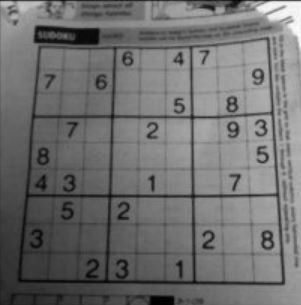
#> input picture Filtrelemeİslemleri/sudoku.JPG, 301 x 305 px
$ python adaptivethresholding.py
#> lines starting #> are read from the running program, lines starting #| are printed output that depends on the picture; after the words box and inside, x2 and y2 are one past the last pixel; in counts of white or black regions, pixels touching at a corner belong together
import cv2
import numpy as np
from matplotlib import pyplot as plt

img=cv2.imread('sudoku.JPG',0)
#> img is the input picture: shape (305, 301); min 0, max 253, mean 111.1
img =cv2.medianBlur(img,5)
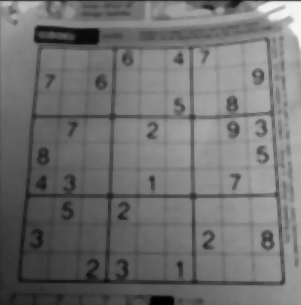
#> img: shape (305, 301); min 0, max 249, mean 112.3

ret, th1=cv2.threshold(img,127,255,cv2.THRESH_BINARY)
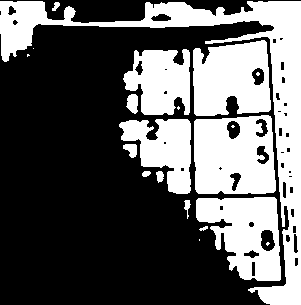
#> th1: shape (305, 301); 37.3% white; 20 white regions (7 under 20 px), largest, box (x1, y1, x2, y2) and area: (0, 1, 301, 305) 12302, (194, 115, 276, 194) 5498, (193, 40, 271, 116) 4815
th2=cv2.adaptiveThreshold(img,255,cv2.ADAPTIVE_THRESH_MEAN_C,cv2.THRESH_BINARY,9,2)
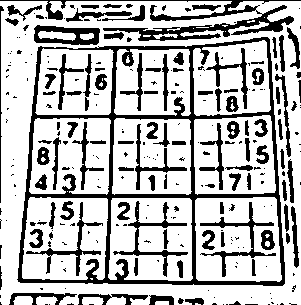
#> th2: shape (305, 301); 73% white; 266 black regions (164 under 20 px), largest, box (x1, y1, x2, y2) and area: (17, 37, 285, 286) 7773, (0, 0, 301, 41) 2676, (34, 25, 100, 45) 752
th3=cv2.adaptiveThreshold(img,255,cv2.ADAPTIVE_THRESH_GAUSSIAN_C,cv2.THRESH_BINARY,9,2)
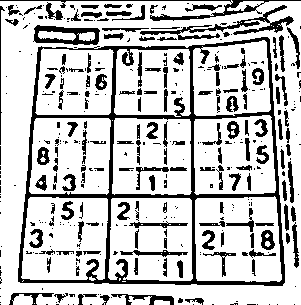
#> th3: shape (305, 301); 77.2% white; 386 black regions (230 under 20 px), largest, box (x1, y1, x2, y2) and area: (18, 37, 285, 286) 7142, (140, 5, 294, 40) 1007, (0, 0, 301, 21) 813

basliklar=['Orjinal Resim','Basit Thresholding(127)','MEAN_C','GAUSSIAN_C']
resimler=[img,th1,th2,th3]
for i in range(4):
    plt.subplot(2,2,i+1),plt.imshow(resimler[i],'gray')
    plt.title(basliklar[i])
    plt.xticks([]),plt.yticks([])

plt.show()

$ run again, with Filtrelemeİslemleri/gradient.JPG copied over Filtrelemeİslemleri/sudoku.JPG
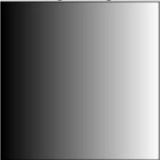
#> input picture Filtrelemeİslemleri/gradient.JPG, 160 x 160 px
#> img is the input picture: shape (160, 160); min 0, max 255, mean 125.6
#> `ret, th1=cv2.threshold(img,127,255,cv2.THRESH_BINARY)`:
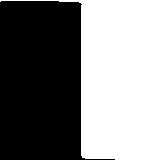
#> th1: shape (160, 160); 49.6% white; 1 white region, box (x1, y1, x2, y2) and area: (0, 0, 160, 160) 12705
#> th2: shape (160, 160); 93.2% white; 12 black regions (7 under 20 px), largest, box (x1, y1, x2, y2) and area: (0, 0, 113, 160) 1149, (15, 1, 160, 160) 314, (82, 16, 83, 151) 135, (113, 1, 136, 5) 79, (139, 0, 155, 3) 43
#> th3: shape (160, 160); 93.8% white; 11 black regions (7 under 20 px), largest, box (x1, y1, x2, y2) and area: (0, 1, 105, 160) 1014, (21, 0, 160, 160) 339, (82, 16, 83, 151) 135, (105, 0, 136, 4) 84
#> `plt.show()`:
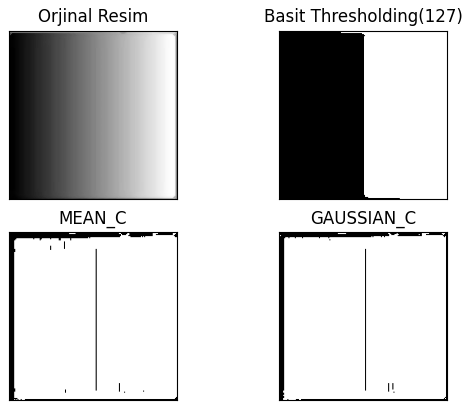
#> figure drawn by matplotlib, 4 panels
